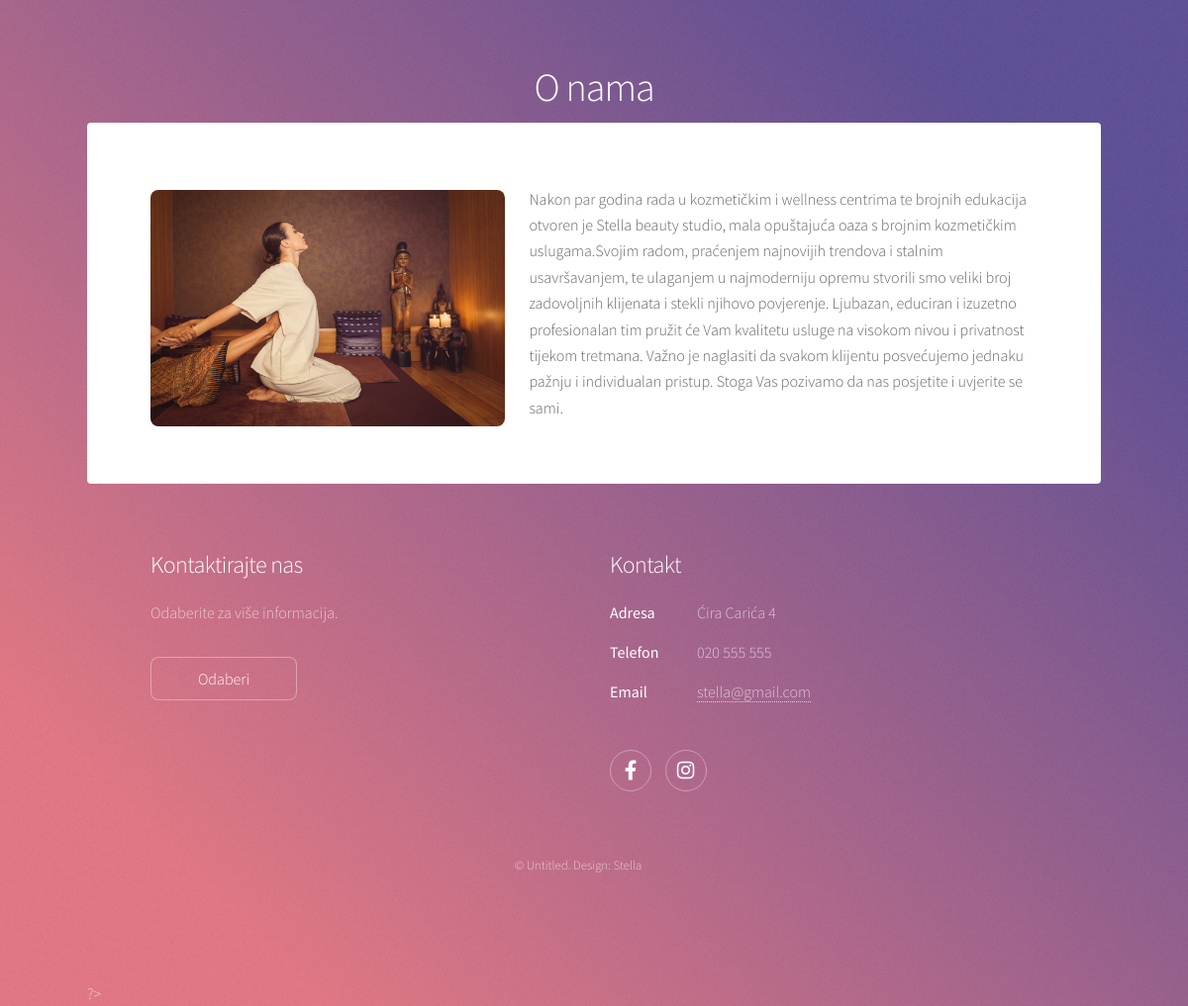
The page /onama.php on the database its author committed.
### tables this page shows
CREATE TABLE `o_nama` (
  `id` int(11) NOT NULL,
  `tekst` text NOT NULL,
  `radno_vrijeme` text NOT NULL
);

CREATE TABLE `kontakt` (
  `id` int(11) NOT NULL,
  `adresa` varchar(250) NOT NULL,
  `telefon` varchar(50) NOT NULL,
  `email` varchar(50) NOT NULL,
  `facebook` text NOT NULL,
  `instagram` text NOT NULL,
  `karta` text NOT NULL
);

### onama.php (the view, shortened to what this page needs)
<?php
require "bazaPodataka.php";
$id = 1;
$stmt = $mysqli->prepare("SELECT * FROM o_nama WHERE id = ? ");
$stmt->bind_param("i", $id);
$stmt->execute();
$result = $stmt->get_result();
$row = mysqli_fetch_array($result, MYSQLI_ASSOC);
?>
<!DOCTYPE HTML>
<html>
	<head>
		<link rel="stylesheet" href="assets/css/main.css" />
	</head>
	<body class="is-preload">
			<div id="wrapper">
					<header id="header">
						<h1>O nama</h1>
					</header>
					<div id="main">
							<section id="content" class="main">
                                <p><span class="image left"><img src="slike/kozmetika9.png" alt="" /></span><?php echo $row["tekst"] ?></p>
							</section>
					</div>
                <?php require "footer.php"; ?>
			</div>
	</body>
</html>

### footer.php
<?php
 require "bazaPodataka.php";
 $id = 1;
$stmtF = $mysqli->prepare("SELECT * FROM kontakt WHERE id = ? ");
$stmtF->bind_param("i", $id);
$stmtF->execute();
$resultF = $stmtF->get_result();
$rowF = mysqli_fetch_array($resultF, MYSQLI_ASSOC); ?>
<footer id="footer">
    <section>
        <h2>Kontaktirajte nas</h2>
        <p>Odaberite za više informacija.</p>
        <ul class="actions">
            <li><a href="kontakt.php" class="button">Odaberi</a></li>
        </ul>
    </section>
    <section>
        <h2>Kontakt</h2>
        <dl class="alt">
            <dt>Adresa</dt>
            <dd><?php echo $rowF['adresa'] ?></dd>
            <dt>Telefon</dt>
            <dd><?php echo $rowF['telefon'] ?></dd>
            <dt>Email</dt>
            <dd><a href="mailto:<?php $rowF['email']; ?>"><?php echo $rowF['email']; ?></a></dd>
        </dl>
        <ul class="icons">
            <li><a href="<?php $rowF['facebook']; ?>" class="icon brands fa-facebook-f alt"><span class="label">Facebook</span></a></li>
            <li><a href="<?php $rowF['instagram']; ?>" class="icon brands fa-instagram alt"><span class="label">Instagram</span></a></li>
        </ul>
    </section>
    <p class="copyright">&copy; Untitled. Design: Stella</p>
</footer>
?>

### rows shown on the page
o_nama: tekst "Nakon par godina rada u kozmetičkim i wellness centrima te brojnih edukacija otvoren je Stella beauty studio, mala opuštajuća oaza s brojnim kozmetičkim uslugama.Svojim radom, praćenjem najnovijih trendova i stalnim usavršavanjem, te ulaganjem u najmoderniju opremu stvorili smo veliki broj zadovoljnih klijenata i stekli njihovo povjerenje. Ljubazan, educiran i izuzetno profesionalan tim pružit će Vam kvalitetu usluge na visokom nivou i privatnost tijekom tretmana. Važno je naglasiti da svakom klijentu posvećujemo jednaku pažnju i individualan pristup. Stoga Vas pozivamo da nas posjetite i uvjerite se sami."
kontakt: adresa "Ćira Carića 4", telefon "020 555 555", email "stella@gmail.com"
